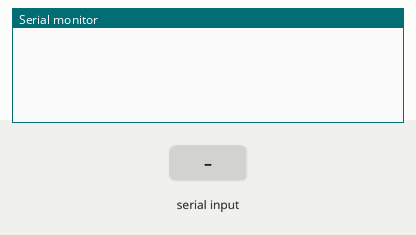
This sketch was run on a simulated ESP8266 (NodeMCU). Shown: the last lines printed to the serial monitor. The inputs (shaded band) are chosen by the test bench. WiFi joins after 1.5 s; servers stay silent unless stated.

Above: at 3.0 s.
3.1 s: "90,45,200\n" received over Serial
At 4.3 s:
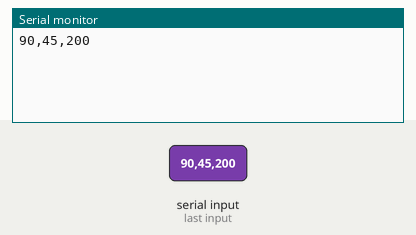
4.6 s: "90,45\n" received over Serial
At 5.6 s:
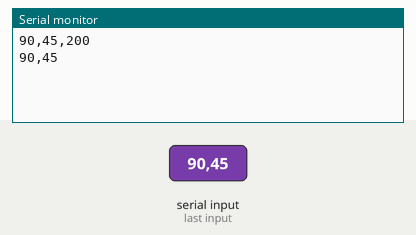
6.1 s: "90,45,200,10\n" received over Serial
At 6.8 s:
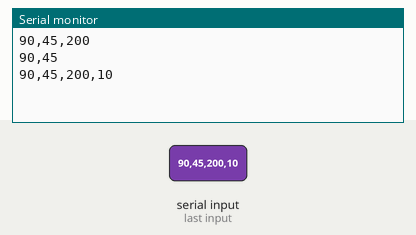
7.6 s: "90,45,200,10,150,30\n" received over Serial
At 8.0 s:
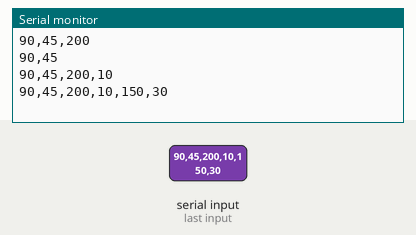
9.1 s: "0\n" received over Serial
At 10.3 s:
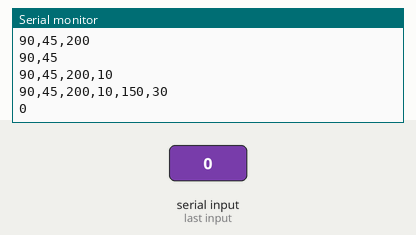

Measured:
- after the input at 3.1 s, the serial monitor: prints a new line at once (image 1)
- after the input at 4.6 s, the serial monitor: prints a new line at once (image 2)
- after the input at 6.1 s, the serial monitor: prints a new line at once (image 3)
- after the input at 7.6 s, the serial monitor: prints a new line at once (image 4)
- after the input at 9.1 s, the serial monitor: prints a new line at once (image 5)

The sketch:

blynk.ino
```cpp
#define BLYNK_PRINT Serial
#define BLYNK_TEMPLATE_ID "TMPL3RBnqhWrG"
#define BLYNK_TEMPLATE_NAME "Parky"

#include <ESP8266WiFi.h>
#include <BlynkSimpleEsp8266.h>


// Auth Token from Blynk
char auth[] = "b1doNSAV-VxKPtMKKRVbGVH1f18TVWCi";

// Your WiFi credentials
// Set password to "" for open networks
char ssid[] = "Rizan's";
char pass[] = "RRRRRRRR";

SimpleTimer timer;

String myString; // Complete message from Arduino, which consists of sensor data
char rdata;      // Received characters

int firstVal, secondVal, thirdVal; // Sensors
int led1, led2, led3, led4, led5, led6;

// This function sends Arduino’s up time every second to Virtual Pin (1).
// In the app, Widget’s reading frequency should be set to PUSH. This means
// that you define how often to send data to the Blynk App.
void myTimerEvent() {
    // You can send any value at any time.
    // Please don’t send more than 10 values per second.
    Blynk.virtualWrite(V1, millis() / 1000);
}

void setup() {
    // Debug console
    Serial.begin(9600);

    // Connect to Blynk
    Blynk.begin(auth, ssid, pass);

    // Setup timers to send sensor values to Blynk
    timer.setInterval(1000L, sensorvalue1);
    timer.setInterval(1500L, sensorvalue2); // Staggered intervals
    timer.setInterval(2000L, sensorvalue3);
    timer.setInterval(2500L, sensorvalue4);

}

void loop() {
    if (Serial.available() == 0) {
        Blynk.run();
        timer.run(); // Initiates BlynkTimer
    }

    // Read data from Serial
    while (Serial.available() > 0) {
        rdata = Serial.read();
        myString += rdata; // Append the received character to the string

        // Check for newline character indicating end of message
        if (rdata == '\n') {
            Serial.println(myString);

            // Split the received string by commas
            String l = getValue(myString, ',', 0);
            String m = getValue(myString, ',', 1);
            String n = getValue(myString, ',', 2);
            String o = getValue(myString, ',', 3);
            String p = getValue(myString, ',', 4);
            String q = getValue(myString, ',', 5);

            // Convert string values to integers for LED statuses
            led1 = l.toInt();
            led2 = m.toInt();
            led3 = n.toInt();
            led4 = o.toInt();
            led5 = p.toInt();
            led6 = q.toInt();

            myString = ""; // Reset the string for the next message
        }
    }
}

void sensorvalue1() {
    int sdata = led1;
    Blynk.virtualWrite(V10, sdata);
}

void sensorvalue2() {
    int sdata = led2;
    Blynk.virtualWrite(V11, sdata);
}

void sensorvalue3() {
    int sdata = led3;
    Blynk.virtualWrite(V12, sdata);
}

void sensorvalue4() {
    int sdata = led4;
    Blynk.virtualWrite(V13, sdata);
}


// Function to split the incoming string by a separator
String getValue(String data, char separator, int index) {
    int found = 0;
    int strIndex[] = {0, -1};
    int maxIndex = data.length() - 1;

    for (int i = 0; i <= maxIndex && found <= index; i++) {
        if (data.charAt(i) == separator || i == maxIndex) {
            found++;
            strIndex[0] = strIndex[1] + 1;
            strIndex[1] = (i == maxIndex) ? i + 1 : i;
        }
    }
    return found > index ? data.substring(strIndex[0], strIndex[1]) : "";
}
```
